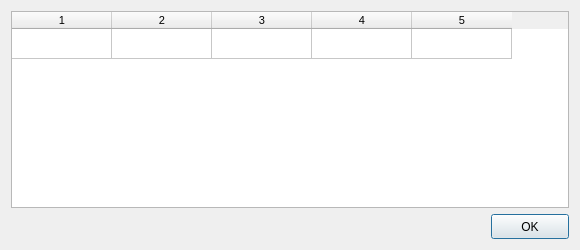
<?xml version="1.0" encoding="UTF-8"?>
<ui version="4.0">
 <class>DialogELFPHT</class>
 <widget class="QDialog" name="DialogELFPHT">
  <property name="windowModality">
   <enum>Qt::ApplicationModal</enum>
  </property>
  <property name="geometry">
   <rect>
    <x>0</x>
    <y>0</y>
    <width>580</width>
    <height>250</height>
   </rect>
  </property>
  <property name="minimumSize">
   <size>
    <width>580</width>
    <height>250</height>
   </size>
  </property>
  <property name="maximumSize">
   <size>
    <width>580</width>
    <height>250</height>
   </size>
  </property>
  <property name="windowTitle">
   <string>Program Header Table</string>
  </property>
  <property name="modal">
   <bool>true</bool>
  </property>
  <layout class="QVBoxLayout" name="verticalLayout">
   <item>
    <widget class="QTableWidgetX" name="tableWidgetSections">
     <property name="font">
      <font>
       <pointsize>8</pointsize>
       <weight>50</weight>
       <bold>false</bold>
      </font>
     </property>
     <property name="contextMenuPolicy">
      <enum>Qt::CustomContextMenu</enum>
     </property>
     <property name="editTriggers">
      <set>QAbstractItemView::NoEditTriggers</set>
     </property>
     <property name="selectionMode">
      <enum>QAbstractItemView::SingleSelection</enum>
     </property>
     <property name="selectionBehavior">
      <enum>QAbstractItemView::SelectRows</enum>
     </property>
     <property name="rowCount">
      <number>1</number>
     </property>
     <property name="columnCount">
      <number>5</number>
     </property>
     <attribute name="horizontalHeaderVisible">
      <bool>true</bool>
     </attribute>
     <attribute name="verticalHeaderVisible">
      <bool>false</bool>
     </attribute>
     <row/>
     <column/>
     <column/>
     <column/>
     <column/>
     <column/>
    </widget>
   </item>
   <item>
    <layout class="QHBoxLayout" name="horizontalLayout_2">
     <item>
      <spacer name="horizontalSpacer_2">
       <property name="orientation">
        <enum>Qt::Horizontal</enum>
       </property>
       <property name="sizeHint" stdset="0">
        <size>
         <width>40</width>
         <height>20</height>
        </size>
       </property>
      </spacer>
     </item>
     <item>
      <widget class="QPushButtonX" name="pushButtonOK">
       <property name="minimumSize">
        <size>
         <width>78</width>
         <height>25</height>
        </size>
       </property>
       <property name="maximumSize">
        <size>
         <width>78</width>
         <height>25</height>
        </size>
       </property>
       <property name="text">
        <string>OK</string>
       </property>
      </widget>
     </item>
    </layout>
   </item>
  </layout>
 </widget>
 <customwidgets>
  <customwidget>
   <class>QPushButtonX</class>
   <extends>QPushButton</extends>
   <header>qpushbuttonx.h</header>
  </customwidget>
  <customwidget>
   <class>QTableWidgetX</class>
   <extends>QTableWidget</extends>
   <header>qtablewidgetx.h</header>
  </customwidget>
 </customwidgets>
 <resources/>
 <connections/>
</ui>
